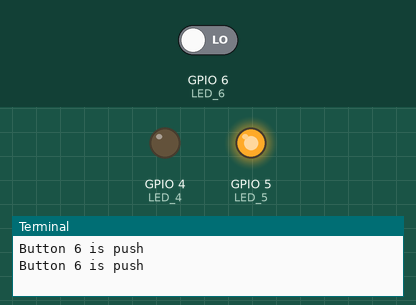
Simulated run of this program. Board: Raspberry Pi (BCM pin numbers). On the bench: output pins drawn as LEDs (lit = HIGH), the last lines printed to the terminal. Inputs (shaded band) come from the test bench; at power-on: GPIO 6 (LED_6) LOW.

Above: at 1.2 s.
1.3 s: GPIO 6 (LED_6) driven HIGH
At 2.8 s:
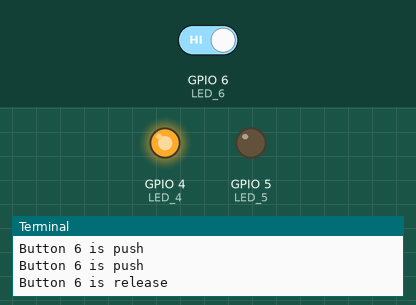
3.5 s: GPIO 6 (LED_6) driven LOW
At 4.3 s:
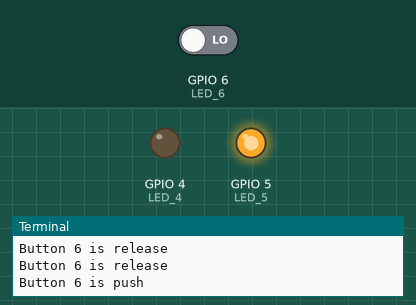
Timing chart, 0 to 6.5 s (numbered marks = the images above; inputs shaded):
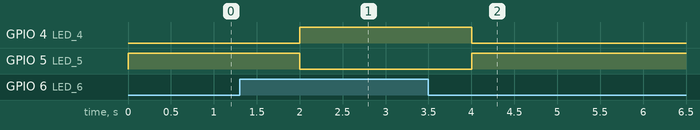

The program:

led_button.py
```python
import RPi.GPIO as GPIO
import time

GPIO.setmode(GPIO.BCM)
LED_4=4
LED_5=5
LED_6=6


GPIO.setup(LED_4, GPIO.OUT)
GPIO.setup(LED_5, GPIO.OUT)
GPIO.setup(LED_6, GPIO.IN)

while True:
    pin6 = GPIO.input(LED_6)
    if pin6 == 1:
        print "Button 6 is release"
        GPIO.output(LED_4, True)
        GPIO.output(LED_5, False)
    else:
        print "Button 6 is push"
        GPIO.output(LED_4, False)
        GPIO.output(LED_5, True)

    time.sleep(1)

    #GPIO.output(LED_4, True)
    #GPIO.output(LED_5, False)
    #GPIO.output(LED_6, False)
    #time.sleep(0.5)

    #GPIO.output(LED_4, False)
    #GPIO.output(LED_5, True)
    #GPIO.output(LED_6, False)
    #time.sleep(0.5)
```

Measured:
- after the input at 1.3 s, GPIO 4 (LED_4): LOW → HIGH after 0.70 s; GPIO 5 (LED_5): HIGH → LOW after 0.70 s
- after the input at 3.5 s, GPIO 4 (LED_4): HIGH → LOW after 0.50 s; GPIO 5 (LED_5): LOW → HIGH after 0.50 s
